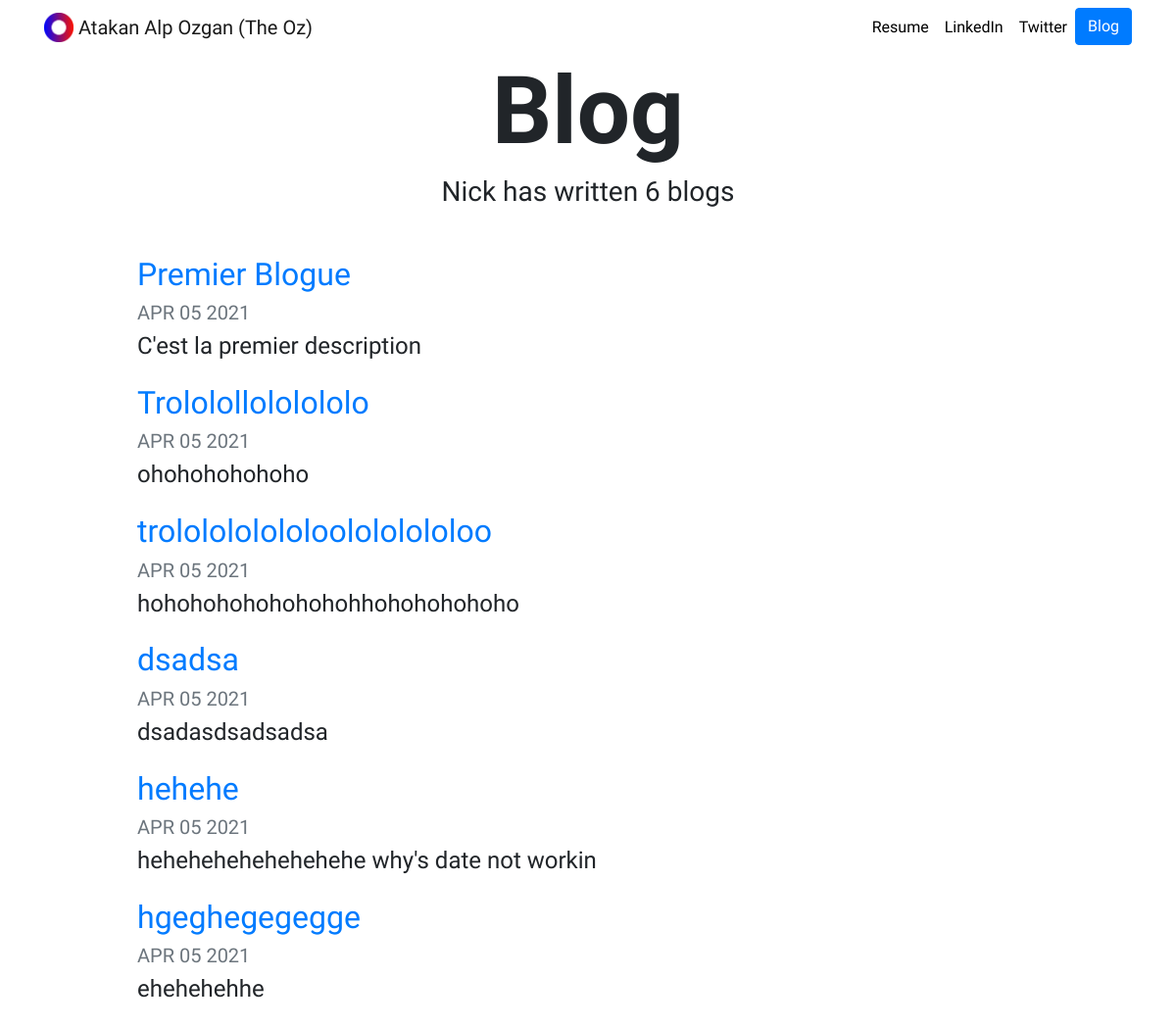
The page /blog/ on the database as committed earlier.
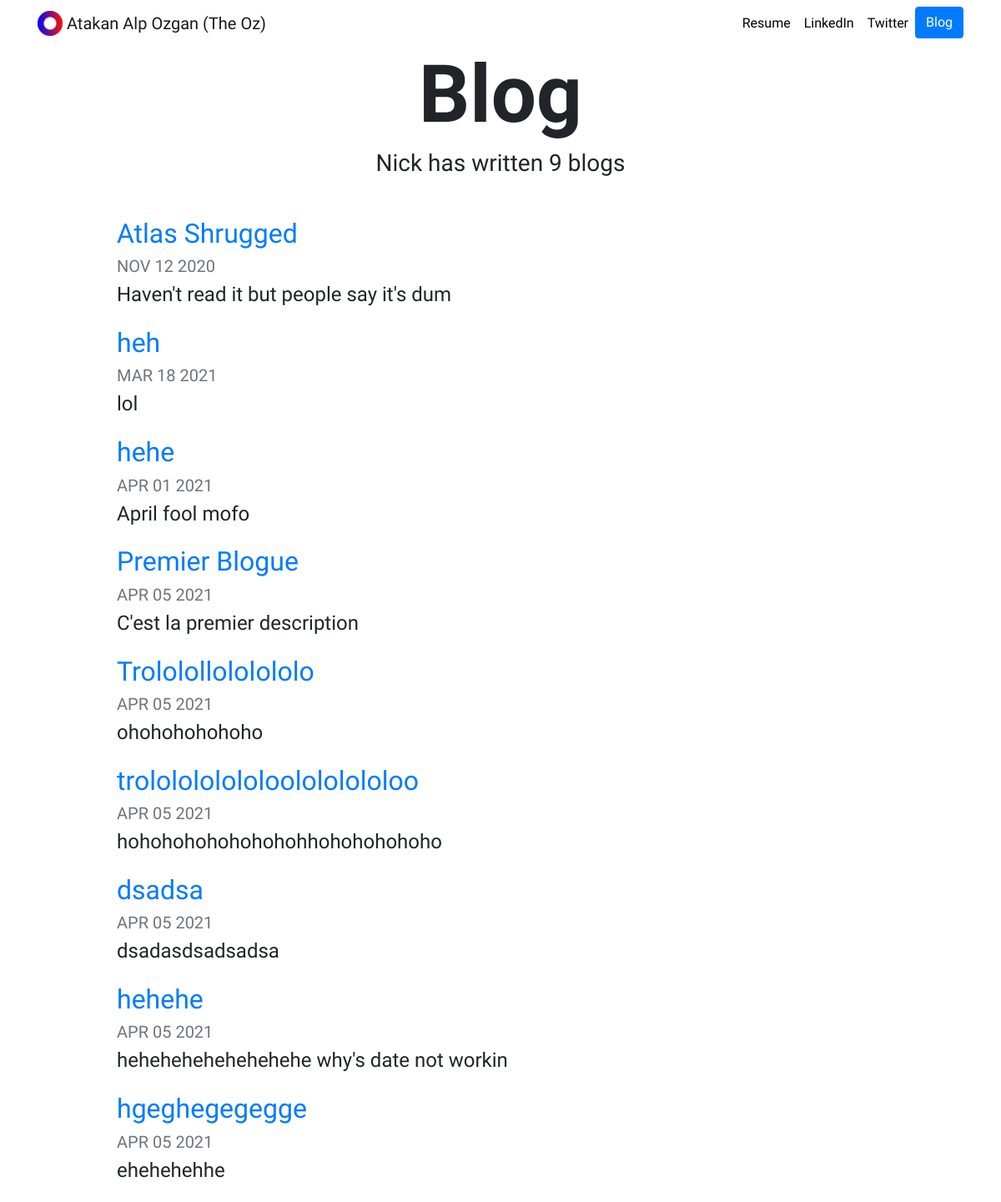
The same page on the database as committed later.
### blog/models.py (models this page shows, shortened)
class Blog(models.Model):
    title = models.CharField(max_length=200)
    description = models.TextField()
    date = models.DateField()

### blog/views.py (the view)
# urls.py: path('', views.all_blogs, name = "all_blogs"),
def all_blogs(request):
    blogs = Blog.objects.order_by('date')
    return render(request, "blog/all_blogs.html", {'blogs': blogs})

### blog/templates/blog/all_blogs.html
{% extends "portfolio/base.html" %}
{% load static %}
{% block content %}
<h1 id="blogtitle" class="font-weight-bold text-center">Blog</h1>
<h3 class="text-center mb-5">Nick has written {{ blogs.count }} blog{{ blogs.count|pluralize }}</h3>
{% for blog in blogs %}
<div class="row justify-content-center my-3">
  <div class="col-md-10">
    <a href="{% url 'blog:detail' blog.id %}">
      <h2>{{ blog.title }}</h2>
    </a>
    <h5 class="text-muted">{{ blog.date|date:'M d Y'|upper }}</h5>
    <h4>{{ blog.description|striptags|truncatechars:100 }}</h4>
  </div>
</div>
{% endfor %}
{% endblock %}

Rows that differ between the two databases and show on the page:
added Blog: title "Atlas Shrugged", date "NOV 12 2020", description "Haven't read it but people say it's dum"
added Blog: title "heh", date "MAR 18 2021", description "lol"
added Blog: title "hehe", date "APR 01 2021", description "April fool mofo"
Other text that changed with them:
{{ blogs.count }}: "6" → "9"
